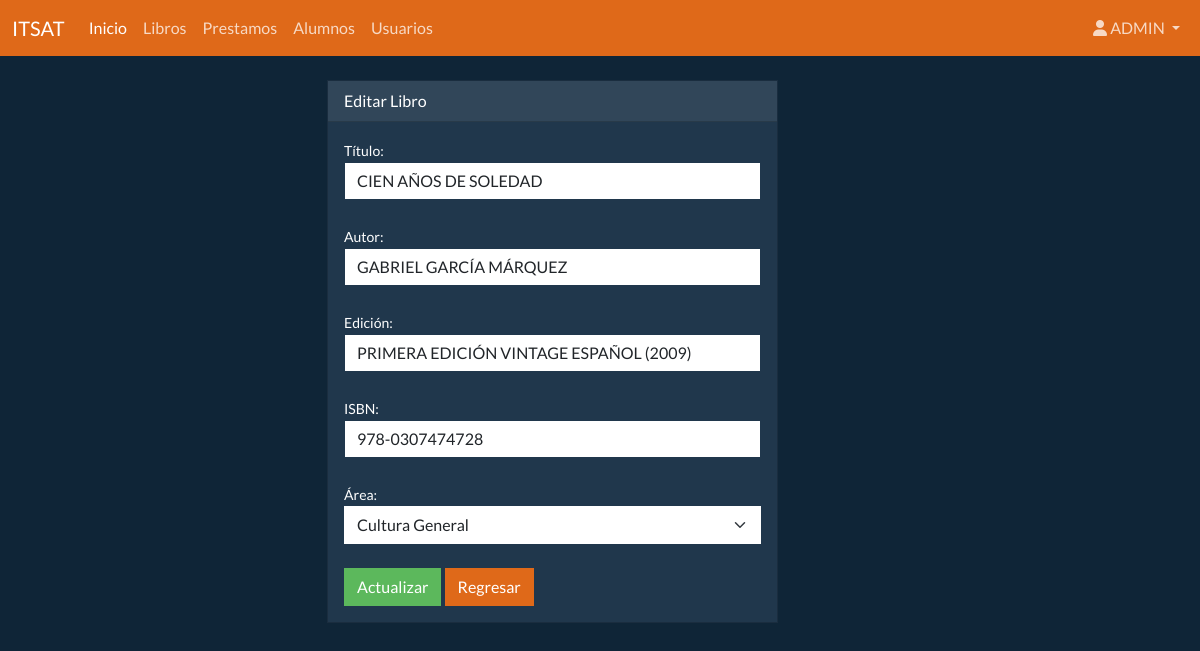
Screenshot of /index.php?type=books&action=edit&id=14 (signed in) with the database file from the repository.
### tables this page shows
CREATE TABLE `books` (
  `id` int(11) NOT NULL,
  `title` varchar(255) NOT NULL,
  `author` varchar(255) NOT NULL,
  `edition` varchar(255) NOT NULL,
  `isbn` varchar(255) NOT NULL,
  `area` varchar(255) NOT NULL
);

### config/database.php (called while the page is built, shortened)
<?php
class Database {
    private $host = "localhost";
    private $db_name = "library";
    private $username = "root";
    private $password = "";
    public function getConnection() {
        $this->conn = null;
        try {
            $this->conn = new PDO("mysql:host=" . $this->host . ";dbname=" . $this->db_name, $this->username, $this->password);
            $this->conn->exec("set names utf8");
        } catch(PDOException $exception) {
            echo "Connection error: " . $exception->getMessage();
        }
        return $this->conn;
    }
}
?>

### models/Book.php (called while the page is built, shortened)
<?php
class Book {
    private $conn;
    private $table_name = "books";
    public $id;
    public function __construct($db) {
        $this->conn = $db;
    }
    function readOne() {
        $query = "SELECT * FROM ". $this->table_name . " WHERE id = ? LIMIT 0,1";
        $stmt = $this->conn->prepare($query);
        $stmt->bindParam(1, $this->id);
        $stmt->execute();
        return $stmt;
    }
}
?>

### views/books/edit.php (the view, shortened to what this page needs)
<!DOCTYPE html>
<html>
<head>
    <?php  require_once __DIR__ . '/../template/header.php'; ?>
    <div class="col-md-3"></div>
    <div class="col-md-5">
        <div class="card text-white bg-dark mb-3">
            <div class="card-header">Editar Libro</div>
            <div class="card-body">
            <form method="post" onsubmit="transformToUpperCase()">
            <div class="form-group">
                <label for="title">Título:</label><br>
                <input type="text" class="form-control" name="title" id="title" placeholder="Titulo:" value="<?php echo $book['title']; ?>" required><br>
            </div>
            <div class="form-group">
                <label for="author">Autor:</label><br>
                <input type="text" class="form-control" name="author" id="author" placeholder="Autor:" value="<?php echo $book['author']; ?>" required><br>
            </div>
            <div class="form-group">
                <label for="edition">Edición:</label><br>
                <input type="text" class="form-control" name="edition" id="edition" placeholder="Edición:" value="<?php echo $book['edition']; ?>" required><br>
            </div>
            <div class="form-group">
                <label for="isbn">ISBN:</label><br>
                <input type="text" class="form-control" name="isbn" id="isbn" placeholder="ISBN:" value="<?php echo $book['isbn']; ?>" required><br>
            </div>
            <div class="form-group">
            <label for="area">Área:</label><br>
                <select class="form-select" name="area" id="area" required>
                    <option value="CULTURA GENERAL" <?php if($book['area'] == 'CULTURA GENERAL') echo 'selected'; ?>>Cultura General</option>
                </select><br>
            <div class="btn-group" role="group" aria-label="Button group name">
                <button type="submit" value="Actualizar" class="btn btn-success">Actualizar</button>
            </div>
            <div class="btn-group" role="group" aria-label="Button group name">
                    <a type="button" class="btn btn-primary" href="index.php?type=books&action=index">Regresar</a>
            </div>
             </form>
            </div>
        </div>
    </div>
    <?php  require_once __DIR__ . '/../template/footer.php'; ?>

### rows the page displays
books: title "CIEN AÑOS DE SOLEDAD", author "GABRIEL GARCÍA MÁRQUEZ", edition "PRIMERA EDICIÓN VINTAGE ESPAÑOL (2009)", isbn "978-0307474728", area "Cultura General"

### other values shown
$_SESSION['username'] "ADMIN"
